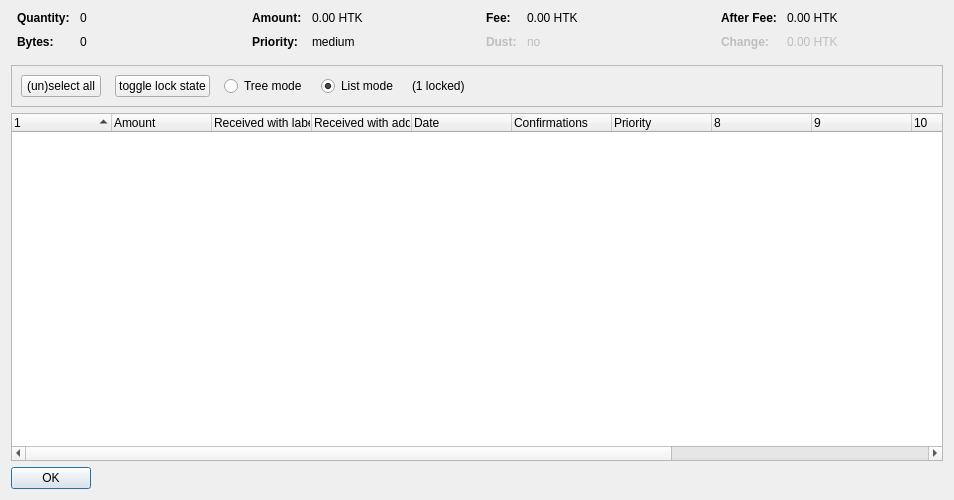
<?xml version="1.0" encoding="UTF-8"?>
<ui version="4.0">
 <class>CoinControlDialog</class>
 <widget class="QDialog" name="CoinControlDialog">
  <property name="geometry">
   <rect>
    <x>0</x>
    <y>0</y>
    <width>954</width>
    <height>500</height>
   </rect>
  </property>
  <property name="windowTitle">
   <string>Coin Selection</string>
  </property>
  <layout class="QVBoxLayout" name="verticalLayout">
   <item>
    <layout class="QHBoxLayout" name="horizontalLayoutTop" stretch="0,0,0,0">
     <property name="topMargin">
      <number>0</number>
     </property>
     <property name="bottomMargin">
      <number>10</number>
     </property>
     <item>
      <layout class="QFormLayout" name="formLayoutCoinControl1">
       <property name="horizontalSpacing">
        <number>10</number>
       </property>
       <property name="verticalSpacing">
        <number>10</number>
       </property>
       <property name="leftMargin">
        <number>6</number>
       </property>
       <property name="rightMargin">
        <number>6</number>
       </property>
       <item row="0" column="0">
        <widget class="QLabel" name="labelCoinControlQuantityText">
         <property name="font">
          <font>
           <weight>75</weight>
           <bold>true</bold>
          </font>
         </property>
         <property name="text">
          <string>Quantity:</string>
         </property>
        </widget>
       </item>
       <item row="0" column="1">
        <widget class="QLabel" name="labelCoinControlQuantity">
         <property name="cursor">
          <cursorShape>IBeamCursor</cursorShape>
         </property>
         <property name="contextMenuPolicy">
          <enum>Qt::ActionsContextMenu</enum>
         </property>
         <property name="text">
          <string notr="true">0</string>
         </property>
         <property name="textInteractionFlags">
          <set>Qt::LinksAccessibleByMouse|Qt::TextSelectableByKeyboard|Qt::TextSelectableByMouse</set>
         </property>
        </widget>
       </item>
       <item row="1" column="0">
        <widget class="QLabel" name="labelCoinControlBytesText">
         <property name="font">
          <font>
           <weight>75</weight>
           <bold>true</bold>
          </font>
         </property>
         <property name="text">
          <string>Bytes:</string>
         </property>
        </widget>
       </item>
       <item row="1" column="1">
        <widget class="QLabel" name="labelCoinControlBytes">
         <property name="cursor">
          <cursorShape>IBeamCursor</cursorShape>
         </property>
         <property name="contextMenuPolicy">
          <enum>Qt::ActionsContextMenu</enum>
         </property>
         <property name="text">
          <string notr="true">0</string>
         </property>
         <property name="textInteractionFlags">
          <set>Qt::LinksAccessibleByMouse|Qt::TextSelectableByKeyboard|Qt::TextSelectableByMouse</set>
         </property>
        </widget>
       </item>
      </layout>
     </item>
     <item>
      <layout class="QFormLayout" name="formLayoutCoinControl2">
       <property name="horizontalSpacing">
        <number>10</number>
       </property>
       <property name="verticalSpacing">
        <number>10</number>
       </property>
       <property name="leftMargin">
        <number>6</number>
       </property>
       <property name="rightMargin">
        <number>6</number>
       </property>
       <item row="0" column="0">
        <widget class="QLabel" name="labelCoinControlAmountText">
         <property name="font">
          <font>
           <weight>75</weight>
           <bold>true</bold>
          </font>
         </property>
         <property name="text">
          <string>Amount:</string>
         </property>
        </widget>
       </item>
       <item row="0" column="1">
        <widget class="QLabel" name="labelCoinControlAmount">
         <property name="cursor">
          <cursorShape>IBeamCursor</cursorShape>
         </property>
         <property name="contextMenuPolicy">
          <enum>Qt::ActionsContextMenu</enum>
         </property>
         <property name="text">
          <string notr="true">0.00 HTK</string>
         </property>
         <property name="textInteractionFlags">
          <set>Qt::LinksAccessibleByMouse|Qt::TextSelectableByKeyboard|Qt::TextSelectableByMouse</set>
         </property>
        </widget>
       </item>
       <item row="1" column="0">
        <widget class="QLabel" name="labelCoinControlPriorityText">
         <property name="font">
          <font>
           <weight>75</weight>
           <bold>true</bold>
          </font>
         </property>
         <property name="text">
          <string>Priority:</string>
         </property>
        </widget>
       </item>
       <item row="1" column="1">
        <widget class="QLabel" name="labelCoinControlPriority">
         <property name="cursor">
          <cursorShape>IBeamCursor</cursorShape>
         </property>
         <property name="contextMenuPolicy">
          <enum>Qt::ActionsContextMenu</enum>
         </property>
         <property name="text">
          <string>medium</string>
         </property>
         <property name="textInteractionFlags">
          <set>Qt::LinksAccessibleByMouse|Qt::TextSelectableByKeyboard|Qt::TextSelectableByMouse</set>
         </property>
        </widget>
       </item>
      </layout>
     </item>
     <item>
      <layout class="QFormLayout" name="formLayoutCoinControl3">
       <property name="horizontalSpacing">
        <number>10</number>
       </property>
       <property name="verticalSpacing">
        <number>10</number>
       </property>
       <property name="leftMargin">
        <number>6</number>
       </property>
       <property name="rightMargin">
        <number>6</number>
       </property>
       <item row="0" column="0">
        <widget class="QLabel" name="labelCoinControlFeeText">
         <property name="font">
          <font>
           <weight>75</weight>
           <bold>true</bold>
          </font>
         </property>
         <property name="text">
          <string>Fee:</string>
         </property>
        </widget>
       </item>
       <item row="0" column="1">
        <widget class="QLabel" name="labelCoinControlFee">
         <property name="cursor">
          <cursorShape>IBeamCursor</cursorShape>
         </property>
         <property name="contextMenuPolicy">
          <enum>Qt::ActionsContextMenu</enum>
         </property>
         <property name="text">
          <string notr="true">0.00 HTK</string>
         </property>
         <property name="textInteractionFlags">
          <set>Qt::LinksAccessibleByMouse|Qt::TextSelectableByKeyboard|Qt::TextSelectableByMouse</set>
         </property>
        </widget>
       </item>
       <item row="1" column="0">
        <widget class="QLabel" name="labelCoinControlLowOutputText">
         <property name="enabled">
          <bool>false</bool>
         </property>
         <property name="font">
          <font>
           <weight>75</weight>
           <bold>true</bold>
          </font>
         </property>
         <property name="text">
          <string>Dust:</string>
         </property>
        </widget>
       </item>
       <item row="1" column="1">
        <widget class="QLabel" name="labelCoinControlLowOutput">
         <property name="enabled">
          <bool>false</bool>
         </property>
         <property name="cursor">
          <cursorShape>IBeamCursor</cursorShape>
         </property>
         <property name="contextMenuPolicy">
          <enum>Qt::ActionsContextMenu</enum>
         </property>
         <property name="text">
          <string>no</string>
         </property>
         <property name="textInteractionFlags">
          <set>Qt::LinksAccessibleByMouse|Qt::TextSelectableByKeyboard|Qt::TextSelectableByMouse</set>
         </property>
        </widget>
       </item>
      </layout>
     </item>
     <item>
      <layout class="QFormLayout" name="formLayoutCoinControl4">
       <property name="horizontalSpacing">
        <number>10</number>
       </property>
       <property name="verticalSpacing">
        <number>10</number>
       </property>
       <property name="leftMargin">
        <number>6</number>
       </property>
       <property name="rightMargin">
        <number>6</number>
       </property>
       <item row="0" column="0">
        <widget class="QLabel" name="labelCoinControlAfterFeeText">
         <property name="font">
          <font>
           <weight>75</weight>
           <bold>true</bold>
          </font>
         </property>
         <property name="text">
          <string>After Fee:</string>
         </property>
        </widget>
       </item>
       <item row="0" column="1">
        <widget class="QLabel" name="labelCoinControlAfterFee">
         <property name="cursor">
          <cursorShape>IBeamCursor</cursorShape>
         </property>
         <property name="contextMenuPolicy">
          <enum>Qt::ActionsContextMenu</enum>
         </property>
         <property name="text">
          <string notr="true">0.00 HTK</string>
         </property>
         <property name="textInteractionFlags">
          <set>Qt::LinksAccessibleByMouse|Qt::TextSelectableByKeyboard|Qt::TextSelectableByMouse</set>
         </property>
        </widget>
       </item>
       <item row="1" column="0">
        <widget class="QLabel" name="labelCoinControlChangeText">
         <property name="enabled">
          <bool>false</bool>
         </property>
         <property name="font">
          <font>
           <weight>75</weight>
           <bold>true</bold>
          </font>
         </property>
         <property name="text">
          <string>Change:</string>
         </property>
        </widget>
       </item>
       <item row="1" column="1">
        <widget class="QLabel" name="labelCoinControlChange">
         <property name="enabled">
          <bool>false</bool>
         </property>
         <property name="cursor">
          <cursorShape>IBeamCursor</cursorShape>
         </property>
         <property name="contextMenuPolicy">
          <enum>Qt::ActionsContextMenu</enum>
         </property>
         <property name="text">
          <string notr="true">0.00 HTK</string>
         </property>
         <property name="textInteractionFlags">
          <set>Qt::LinksAccessibleByMouse|Qt::TextSelectableByKeyboard|Qt::TextSelectableByMouse</set>
         </property>
        </widget>
       </item>
      </layout>
     </item>
    </layout>
   </item>
   <item>
    <widget class="QFrame" name="frame">
     <property name="minimumSize">
      <size>
       <width>0</width>
       <height>40</height>
      </size>
     </property>
     <property name="frameShape">
      <enum>QFrame::StyledPanel</enum>
     </property>
     <property name="frameShadow">
      <enum>QFrame::Sunken</enum>
     </property>
     <layout class="QHBoxLayout" name="horizontalLayout">
      <item>
       <layout class="QHBoxLayout" name="horizontalLayoutPanel" stretch="0,0,0,0,0,0">
        <property name="spacing">
         <number>14</number>
        </property>
        <item>
         <widget class="QPushButton" name="pushButtonSelectAll">
          <property name="sizePolicy">
           <sizepolicy hsizetype="Maximum" vsizetype="Fixed">
            <horstretch>0</horstretch>
            <verstretch>0</verstretch>
           </sizepolicy>
          </property>
          <property name="text">
           <string>(un)select all</string>
          </property>
          <property name="autoDefault">
           <bool>false</bool>
          </property>
         </widget>
        </item>
        <item>
         <widget class="QPushButton" name="pushButtonToggleLock">
          <property name="sizePolicy">
           <sizepolicy hsizetype="Maximum" vsizetype="Fixed">
            <horstretch>0</horstretch>
            <verstretch>0</verstretch>
           </sizepolicy>
          </property>
          <property name="text">
           <string>toggle lock state</string>
          </property>
          <property name="autoDefault">
           <bool>false</bool>
          </property>
         </widget>
        </item>
        <item>
         <widget class="QRadioButton" name="radioTreeMode">
          <property name="sizePolicy">
           <sizepolicy hsizetype="Maximum" vsizetype="Fixed">
            <horstretch>0</horstretch>
            <verstretch>0</verstretch>
           </sizepolicy>
          </property>
          <property name="text">
           <string>Tree mode</string>
          </property>
         </widget>
        </item>
        <item>
         <widget class="QRadioButton" name="radioListMode">
          <property name="sizePolicy">
           <sizepolicy hsizetype="Maximum" vsizetype="Fixed">
            <horstretch>0</horstretch>
            <verstretch>0</verstretch>
           </sizepolicy>
          </property>
          <property name="text">
           <string>List mode</string>
          </property>
          <property name="checked">
           <bool>true</bool>
          </property>
         </widget>
        </item>
        <item>
         <widget class="QLabel" name="labelLocked">
          <property name="text">
           <string>(1 locked)</string>
          </property>
         </widget>
        </item>
        <item>
         <spacer name="horizontalSpacer">
          <property name="orientation">
           <enum>Qt::Horizontal</enum>
          </property>
          <property name="sizeHint" stdset="0">
           <size>
            <width>40</width>
            <height>20</height>
           </size>
          </property>
         </spacer>
        </item>
       </layout>
      </item>
     </layout>
    </widget>
   </item>
   <item>
    <widget class="CoinControlTreeWidget" name="treeWidget">
     <property name="contextMenuPolicy">
      <enum>Qt::CustomContextMenu</enum>
     </property>
     <property name="sortingEnabled">
      <bool>false</bool>
     </property>
     <property name="columnCount">
      <number>13</number>
     </property>
     <attribute name="headerShowSortIndicator" stdset="0">
      <bool>true</bool>
     </attribute>
     <attribute name="headerStretchLastSection">
      <bool>false</bool>
     </attribute>
     <column>
      <property name="text">
       <string/>
      </property>
     </column>
     <column>
      <property name="text">
       <string>Amount</string>
      </property>
     </column>
     <column>
      <property name="text">
       <string>Received with label</string>
      </property>
     </column>
     <column>
      <property name="text">
       <string>Received with address</string>
      </property>
     </column>
     <column>
      <property name="text">
       <string>Date</string>
      </property>
     </column>
     <column>
      <property name="text">
       <string>Confirmations</string>
      </property>
      <property name="toolTip">
       <string>Confirmed</string>
      </property>
     </column>
     <column>
      <property name="text">
       <string>Priority</string>
      </property>
     </column>
     <column>
      <property name="text">
       <string/>
      </property>
     </column>
     <column>
      <property name="text">
       <string/>
      </property>
     </column>
     <column>
      <property name="text">
       <string/>
      </property>
     </column>
     <column>
      <property name="text">
       <string/>
      </property>
     </column>
     <column>
      <property name="text">
       <string/>
      </property>
     </column>
    </widget>
   </item>
   <item>
    <widget class="QDialogButtonBox" name="buttonBox">
     <property name="sizePolicy">
      <sizepolicy hsizetype="Maximum" vsizetype="Fixed">
       <horstretch>0</horstretch>
       <verstretch>0</verstretch>
      </sizepolicy>
     </property>
     <property name="orientation">
      <enum>Qt::Horizontal</enum>
     </property>
     <property name="standardButtons">
      <set>QDialogButtonBox::Ok</set>
     </property>
    </widget>
   </item>
  </layout>
 </widget>
 <customwidgets>
  <customwidget>
   <class>CoinControlTreeWidget</class>
   <extends>QTreeWidget</extends>
   <header>coincontroltreewidget.h</header>
  </customwidget>
 </customwidgets>
 <resources/>
 <connections/>
</ui>
